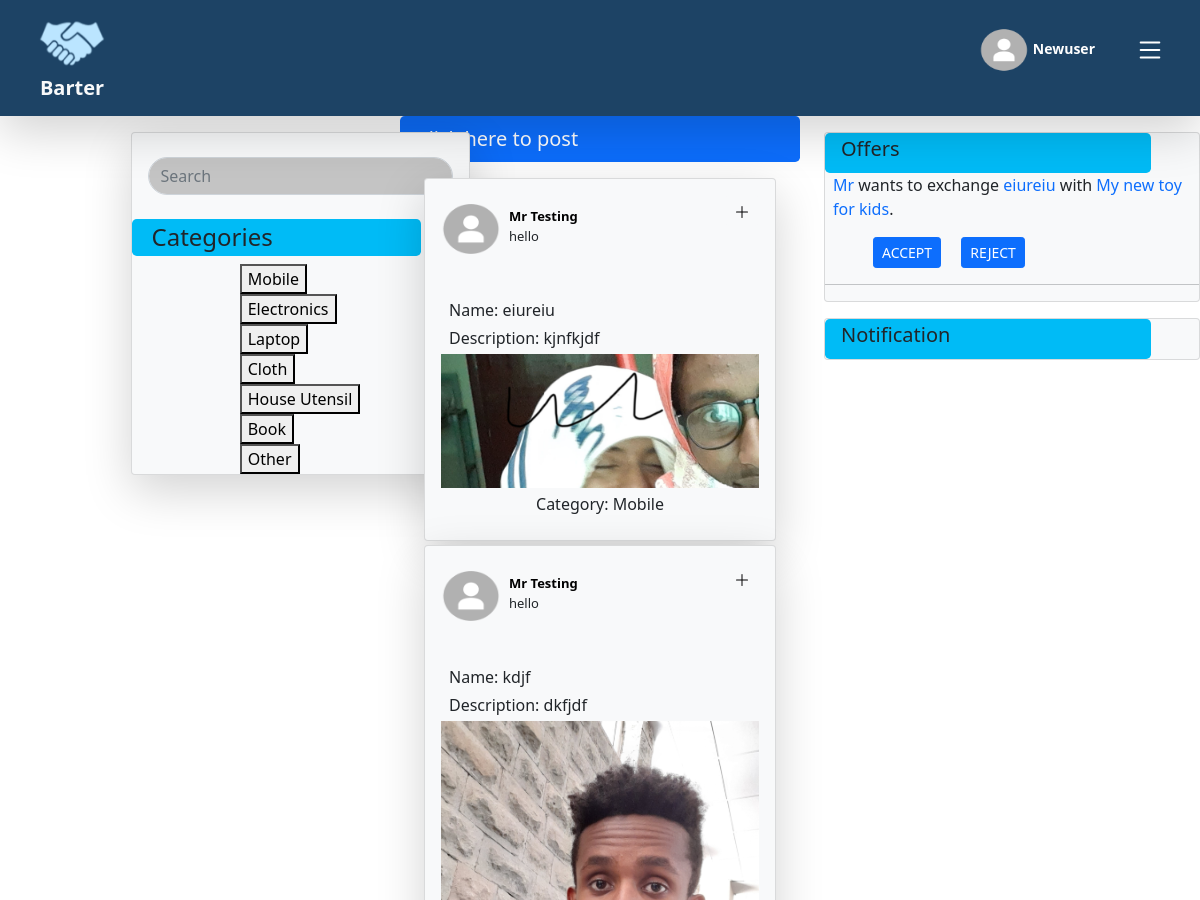
Before: / (signed in, upper part) with the older database file.
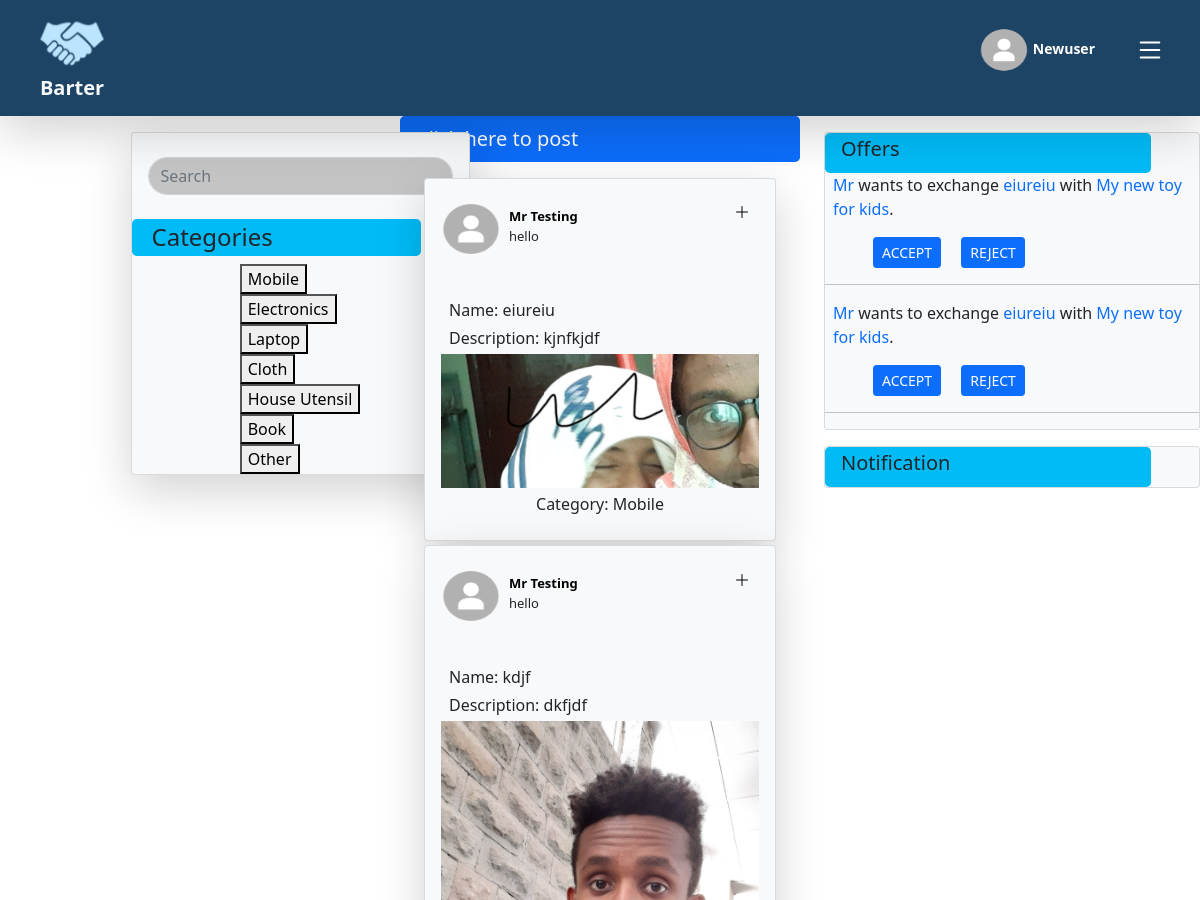
After: the same page with the newer database file.
### post/models.py (models this page shows, shortened)
class Post(models.Model):
    commodity_name = models.CharField(max_length=50)
    description = models.TextField(max_length=500)
    image = models.ImageField(upload_to="post/")
    CATEGORIES = (
        ('mobile', 'Mobile'),
        ('electronics', 'Electronics'),
        ('laptops', 'Laptop'),
        ('cloth', 'Cloth'),
        ('house_utensils', 'House Utensil'),
        ('book', 'Book'),
        ('other', 'Other')
    )
    category = models.CharField(max_length=20,
                                choices=CATEGORIES)
    posted_date = models.DateTimeField(auto_now_add=True)
    poster = models.ForeignKey(
        User,
        on_delete=models.CASCADE,
        related_name="posts"
    )
    class Meta:
        ordering = ('-posted_date',)

class Request(models.Model):
    post = models.ForeignKey(Post, on_delete=models.CASCADE, related_name='+')
    receiver = models.ForeignKey(User, on_delete=models.CASCADE, related_name='received')
    sender = models.ForeignKey(User, on_delete=models.CASCADE, related_name='sent')
    offered = models.ForeignKey(Post, on_delete=models.CASCADE, related_name="+", default=1)
    STATUSES = (
        ('accepted', 'accepted'),
        ('pending', 'pending')
    )
    status = models.CharField(max_length=15,
                              choices=STATUSES,
                              default='pending')
    offered_date = models.DateTimeField(auto_now_add=True)
    class Meta:
        ordering = ('-offered_date',)

### user/models.py (models this page shows, shortened)
class User(AbstractBaseUser):
    objects = UserManager()
    fullname = models.CharField(max_length=50)
    username = models.CharField(unique=True, max_length=20, primary_key=True)
    email = models.EmailField(unique=True)
    phone = models.CharField(max_length=10)
    password = models.TextField()
    profile_picture = models.ImageField(upload_to="profile/", default='profile/default.png')
    bio = models.TextField(null=True, blank=True, max_length=250, default="")
    company = models.CharField(max_length=50, null=True, blank=True, default="")
    USERNAME_FIELD = "username"
    EMAIL_FIELD = "email"
    REQUIRED_FIELDS = ["fullname", "email", "phone", "password"]
    def firstName(self):
        return self.fullname.split()[0]

### post/views.py (the view, shortened to what this page needs)
# urls.py: path('', home, name="home"),
@login_required
def home(request):
    posts = Post.objects.all()
    return render(request, 'home.html', context={'posts': posts, 'categories': Post.CATEGORIES})

### post/templates/home.html (shortened to what the changed rows need)
{% extends 'base.html' %}
{% load static %}
{% block stylesheets %}
<link rel="stylesheet" href="{% static 'css/home.css' %}">
{% endblock stylesheets %}
{% block main_content %}
<div class="row d-flex justify-content-center g-0">
    <div class=" col-3 d-flex justify-content-center col-lg-2">
        <div class="card position-fixed bg-light shadow-lg mt-3 ">
            <section class="left">
                <div class="mt-4">
                    <div class="d-flex flex-column align-items-center ">
                        <div class="d-flex flex-column  justify-content-start">
                            <form action="" method="GET">
                                {% for c, category in categories %}
                                    <div>
                                        <button type="submit" name="category" value="{{c}}">{{category|title}}</button>
                                    </div>
                                {% endfor %}
                            </form>
                        </div>
                    </div>
                </div>
            </section>
        </div>
    </div>
    <div class=" col-6 col-lg-4">
        {% block middle %}
        <section class="middle">
            {% if not posts %}
            <p>Your search did not match any posts.</p>
            <p>Suggestions:</p>
            <ul>
                <li>Make sure that all words are spelled correctly.</li>
                <li>Try different keywords.</li>
                <li>Try more general keywords.</li>
            </ul>
            {% else %}
            {% for post in posts %}
                {% if post.poster.username != request.user.username %}
                    <div class="card bg-light shadow-lg mb-1 mx-4">
                        <div class="card-body p-0">
                            <div class="card-title mb-0 d-flex justify-content-between">
                                <div class=" ms-3 m-1 p-0 d-flex flex-row  ">
                                    <img class="rounded-circle mt-3 " src="{{ post.poster.profile_picture.url }}" width="60px"
                                        height="60px" />
                                    <div class="mt-0 mb-5 d-flex flex-column m-2 mt-4">
                                        <a class="fw-bold" href={% url 'others_profile' post.poster.username %}
                                            style="text-decoration: none; color: black; font-size: small; ">
                                            {{post.poster.fullname|title }}</a>
                                        <a style="font-size: 13px;">hello</a>
                                    </div>
                                </div>
                                <span class="mb-5 mt-3 me-3 ">
                                    <button class="btn fw-bold  btn-sm btn-light" data-bs-toggle="modal"
                                        data-bs-target="#offer-modal">
                                        <svg xmlns="http://www.w3.org/2000/svg" width="16" height="16" fill="currentColor"
                                            class="bi bi-plus-lg" viewBox="0 0 16 16">
                                            <path fill-rule="evenodd"
                                                d="M8 2a.5.5 0 0 1 .5.5v5h5a.5.5 0 0 1 0 1h-5v5a.5.5 0 0 1-1 0v-5h-5a.5.5 0 0 1 0-1h5v-5A.5.5 0 0 1 8 2Z" />
                                        </svg>
                                    </button>
                            </div>
                        </div>
                        <div class="commodity_name mb-1 ms-4">
                            Name: {{ post.commodity_name }}
                        </div>
                        <div class="description ms-4">
                            Description: {{ post.description }}
                        </div>
                        <div class="ms-3 me-3 mt-1 fluid-content">
                            <img class="img-fluid" src="{{ post.image.url }} " />
                        </div>
                        <div class="d-flex justify-content-center">
                            <span class="mb-4 mt-1 ">Category: {{ post.category|capfirst }}</span>
                        </div>
                    </div>
                {% endif %}
            {% endfor %}
            {% endif %}
        </section>
        {% endblock middle %}
    </div>
        <div class="col-3 col-lg-2 ">
            <div class="position-fixed mt-3 ">
                <div class="card bg-light mb-3 card-scrollable  ms-4">
                    <div class=" text-start ps-3 p-1 me-5 rounded-3" style="background-color: #00BBF6;">
                        <h5>Offers</h5>
                    </div>
                    {% for request in user.received.all %}
                    {% if request.status == 'pending' %}
                    <div class="request">
                        <p class="ms-2"><a style="text-decoration: none;" href={% url 'others_profile'
                                request.sender.username %}>{{request.sender.firstName|capfirst}}</a> wants to exchange
                            <a style="text-decoration: none;" href={% url 'post_detail' request.offered.id %}>
                                {{request.offered.commodity_name }}</a>
                            with
                            <a style="text-decoration: none;" href={% url 'post_detail' request.post.id %}>
                                {{request.post.commodity_name }}</a>.
                        </p>
                        <form action="" method="post">
                            <button class="btn btn-sm btn-primary ms-5 me-3" type="submit" name='submit'
                                value="accept">ACCEPT</button>
                            <button class="btn btn-sm btn-primary  " type="submit" name='submit'
                                value="reject">REJECT</button>
                        </form>
                    </div>
                    <hr>
                    {% endif %}
                    {% endfor %}
                </div>
            </div>
        </div>
</div>
{% endblock main_content %}

Changed rows visible on the page:
added Request: sender.firstName "Mr", offered.commodity_name "eiureiu", post.commodity_name "My new toy for kids"
